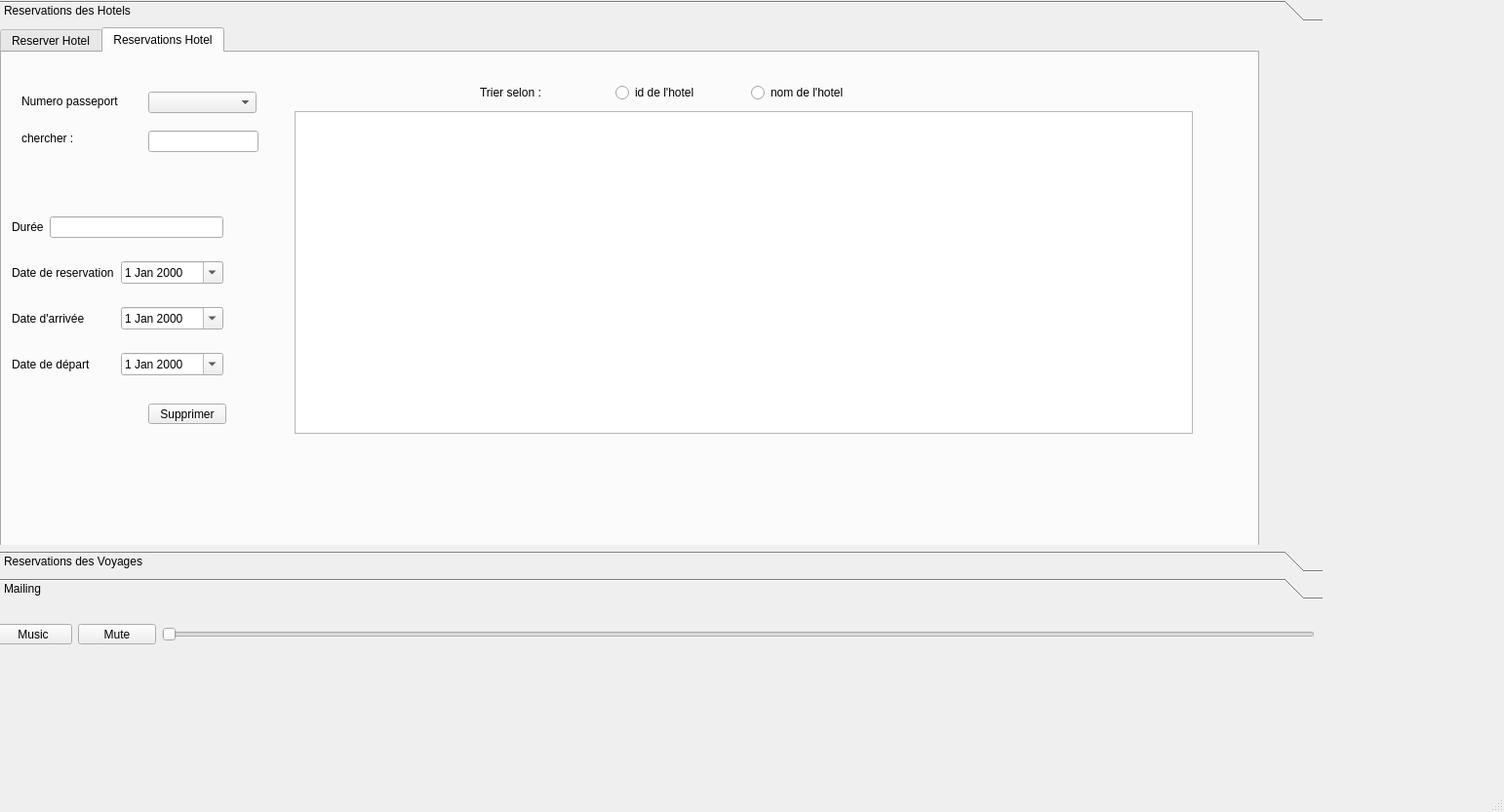
<?xml version="1.0" encoding="UTF-8"?>
<ui version="4.0">
 <class>voyageform</class>
 <widget class="QMainWindow" name="voyageform">
  <property name="geometry">
   <rect>
    <x>0</x>
    <y>0</y>
    <width>1542</width>
    <height>833</height>
   </rect>
  </property>
  <property name="windowTitle">
   <string>MainWindow</string>
  </property>
  <widget class="QWidget" name="centralwidget">
   <widget class="QToolBox" name="toolBox">
    <property name="geometry">
     <rect>
      <x>0</x>
      <y>0</y>
      <width>1356</width>
      <height>615</height>
     </rect>
    </property>
    <property name="styleSheet">
     <string notr="true"/>
    </property>
    <property name="currentIndex">
     <number>0</number>
    </property>
    <widget class="QWidget" name="page_reservationHotels">
     <property name="geometry">
      <rect>
       <x>0</x>
       <y>0</y>
       <width>1356</width>
       <height>534</height>
      </rect>
     </property>
     <attribute name="label">
      <string>Reservations des Hotels</string>
     </attribute>
     <widget class="QTabWidget" name="tabWidget_2">
      <property name="geometry">
       <rect>
        <x>0</x>
        <y>0</y>
        <width>1291</width>
        <height>551</height>
       </rect>
      </property>
      <property name="currentIndex">
       <number>1</number>
      </property>
      <widget class="QWidget" name="tab_5">
       <attribute name="title">
        <string>Reserver Hotel</string>
       </attribute>
       <widget class="QDateEdit" name="datearrivee_ajout">
        <property name="geometry">
         <rect>
          <x>200</x>
          <y>200</y>
          <width>110</width>
          <height>22</height>
         </rect>
        </property>
        <property name="calendarPopup">
         <bool>true</bool>
        </property>
       </widget>
       <widget class="QComboBox" name="idhotel_combobox">
        <property name="geometry">
         <rect>
          <x>200</x>
          <y>50</y>
          <width>111</width>
          <height>22</height>
         </rect>
        </property>
       </widget>
       <widget class="QDateEdit" name="datereservation_ajout">
        <property name="geometry">
         <rect>
          <x>200</x>
          <y>170</y>
          <width>110</width>
          <height>22</height>
         </rect>
        </property>
        <property name="calendarPopup">
         <bool>true</bool>
        </property>
       </widget>
       <widget class="QDateEdit" name="datedepart_ajout">
        <property name="geometry">
         <rect>
          <x>200</x>
          <y>230</y>
          <width>110</width>
          <height>22</height>
         </rect>
        </property>
        <property name="calendarPopup">
         <bool>true</bool>
        </property>
       </widget>
       <widget class="QLabel" name="label">
        <property name="geometry">
         <rect>
          <x>70</x>
          <y>50</y>
          <width>71</width>
          <height>16</height>
         </rect>
        </property>
        <property name="text">
         <string>ID de l'hotel</string>
        </property>
       </widget>
       <widget class="QLabel" name="label_3">
        <property name="geometry">
         <rect>
          <x>70</x>
          <y>170</y>
          <width>101</width>
          <height>16</height>
         </rect>
        </property>
        <property name="text">
         <string>Date de reservation</string>
        </property>
       </widget>
       <widget class="QLabel" name="label_5">
        <property name="geometry">
         <rect>
          <x>70</x>
          <y>230</y>
          <width>101</width>
          <height>16</height>
         </rect>
        </property>
        <property name="text">
         <string>Date de départ </string>
        </property>
       </widget>
       <widget class="QLabel" name="label_4">
        <property name="geometry">
         <rect>
          <x>70</x>
          <y>200</y>
          <width>101</width>
          <height>16</height>
         </rect>
        </property>
        <property name="text">
         <string>Date d'arrivée</string>
        </property>
       </widget>
       <widget class="QLineEdit" name="duree_ajout">
        <property name="geometry">
         <rect>
          <x>200</x>
          <y>120</y>
          <width>113</width>
          <height>21</height>
         </rect>
        </property>
       </widget>
       <widget class="QLabel" name="label_6">
        <property name="geometry">
         <rect>
          <x>80</x>
          <y>130</y>
          <width>71</width>
          <height>16</height>
         </rect>
        </property>
        <property name="text">
         <string>Durée</string>
        </property>
       </widget>
       <widget class="QPushButton" name="Ajout_rhotel">
        <property name="geometry">
         <rect>
          <x>420</x>
          <y>330</y>
          <width>80</width>
          <height>21</height>
         </rect>
        </property>
        <property name="text">
         <string>Ajouter</string>
        </property>
       </widget>
       <widget class="QLabel" name="label_7">
        <property name="geometry">
         <rect>
          <x>60</x>
          <y>270</y>
          <width>111</width>
          <height>20</height>
         </rect>
        </property>
        <property name="text">
         <string>Numero de passeport</string>
        </property>
       </widget>
       <widget class="QComboBox" name="numeropasseport_combobox">
        <property name="geometry">
         <rect>
          <x>200</x>
          <y>270</y>
          <width>111</width>
          <height>22</height>
         </rect>
        </property>
       </widget>
       <widget class="QLineEdit" name="nomhotel_rhotel">
        <property name="geometry">
         <rect>
          <x>200</x>
          <y>90</y>
          <width>113</width>
          <height>22</height>
         </rect>
        </property>
        <property name="readOnly">
         <bool>true</bool>
        </property>
       </widget>
       <widget class="QLabel" name="label_35">
        <property name="geometry">
         <rect>
          <x>60</x>
          <y>90</y>
          <width>91</width>
          <height>20</height>
         </rect>
        </property>
        <property name="text">
         <string>Nom de l'hotel</string>
        </property>
       </widget>
       <widget class="QLabel" name="label_36">
        <property name="geometry">
         <rect>
          <x>64</x>
          <y>310</y>
          <width>101</width>
          <height>20</height>
         </rect>
        </property>
        <property name="text">
         <string>Nom du client</string>
        </property>
       </widget>
       <widget class="QLineEdit" name="nomclient_rhotel">
        <property name="geometry">
         <rect>
          <x>200</x>
          <y>310</y>
          <width>113</width>
          <height>22</height>
         </rect>
        </property>
        <property name="readOnly">
         <bool>true</bool>
        </property>
       </widget>
      </widget>
      <widget class="QWidget" name="tab_6">
       <attribute name="title">
        <string>Reservations Hotel</string>
       </attribute>
       <widget class="QTableView" name="tabreshotel">
        <property name="geometry">
         <rect>
          <x>300</x>
          <y>60</y>
          <width>921</width>
          <height>331</height>
         </rect>
        </property>
       </widget>
       <widget class="QPushButton" name="supprimer_rhotel">
        <property name="geometry">
         <rect>
          <x>150</x>
          <y>360</y>
          <width>80</width>
          <height>21</height>
         </rect>
        </property>
        <property name="text">
         <string>Supprimer</string>
        </property>
       </widget>
       <widget class="QComboBox" name="idhotel_supprimer">
        <property name="geometry">
         <rect>
          <x>150</x>
          <y>40</y>
          <width>111</width>
          <height>22</height>
         </rect>
        </property>
       </widget>
       <widget class="QLabel" name="label_15">
        <property name="geometry">
         <rect>
          <x>20</x>
          <y>40</y>
          <width>121</width>
          <height>20</height>
         </rect>
        </property>
        <property name="text">
         <string>Numero passeport</string>
        </property>
       </widget>
       <widget class="QWidget" name="layoutWidget">
        <property name="geometry">
         <rect>
          <x>10</x>
          <y>150</y>
          <width>217</width>
          <height>201</height>
         </rect>
        </property>
        <layout class="QVBoxLayout" name="verticalLayout">
         <item>
          <layout class="QHBoxLayout" name="horizontalLayout_2">
           <item>
            <widget class="QLabel" name="label_9">
             <property name="text">
              <string>Durée</string>
             </property>
            </widget>
           </item>
           <item>
            <widget class="QLineEdit" name="rh_duree_modif"/>
           </item>
          </layout>
         </item>
         <item>
          <layout class="QHBoxLayout" name="horizontalLayout_3">
           <item>
            <widget class="QLabel" name="label_11">
             <property name="text">
              <string>Date de reservation</string>
             </property>
            </widget>
           </item>
           <item>
            <widget class="QDateEdit" name="rh_dater_modifier">
             <property name="calendarPopup">
              <bool>true</bool>
             </property>
            </widget>
           </item>
          </layout>
         </item>
         <item>
          <layout class="QHBoxLayout" name="horizontalLayout_4">
           <item>
            <widget class="QLabel" name="label_12">
             <property name="text">
              <string>Date d'arrivée</string>
             </property>
            </widget>
           </item>
           <item>
            <widget class="QDateEdit" name="rh_datea_modifier">
             <property name="calendarPopup">
              <bool>true</bool>
             </property>
            </widget>
           </item>
          </layout>
         </item>
         <item>
          <layout class="QHBoxLayout" name="horizontalLayout_5">
           <item>
            <widget class="QLabel" name="label_10">
             <property name="text">
              <string>Date de départ </string>
             </property>
            </widget>
           </item>
           <item>
            <widget class="QDateEdit" name="rh_dated_modifier">
             <property name="calendarPopup">
              <bool>true</bool>
             </property>
            </widget>
           </item>
          </layout>
         </item>
        </layout>
       </widget>
       <widget class="QLabel" name="label_38">
        <property name="geometry">
         <rect>
          <x>20</x>
          <y>80</y>
          <width>81</width>
          <height>16</height>
         </rect>
        </property>
        <property name="text">
         <string>chercher :</string>
        </property>
       </widget>
       <widget class="QLineEdit" name="lineEdit">
        <property name="geometry">
         <rect>
          <x>150</x>
          <y>80</y>
          <width>113</width>
          <height>22</height>
         </rect>
        </property>
       </widget>
       <widget class="QWidget" name="layoutWidget_2">
        <property name="geometry">
         <rect>
          <x>490</x>
          <y>30</y>
          <width>411</width>
          <height>22</height>
         </rect>
        </property>
        <layout class="QHBoxLayout" name="horizontalLayout_7">
         <item>
          <widget class="QLabel" name="label_13">
           <property name="text">
            <string>Trier selon :</string>
           </property>
          </widget>
         </item>
         <item>
          <widget class="QRadioButton" name="radioButton_3">
           <property name="text">
            <string>id de l'hotel</string>
           </property>
          </widget>
         </item>
         <item>
          <widget class="QRadioButton" name="radioButton_4">
           <property name="text">
            <string>nom de l'hotel</string>
           </property>
          </widget>
         </item>
        </layout>
       </widget>
      </widget>
     </widget>
    </widget>
    <widget class="QWidget" name="page_rvoyage">
     <property name="geometry">
      <rect>
       <x>0</x>
       <y>0</y>
       <width>1356</width>
       <height>534</height>
      </rect>
     </property>
     <attribute name="label">
      <string>Reservations des Voyages</string>
     </attribute>
     <widget class="QTabWidget" name="tabWidget">
      <property name="geometry">
       <rect>
        <x>10</x>
        <y>10</y>
        <width>1321</width>
        <height>491</height>
       </rect>
      </property>
      <property name="currentIndex">
       <number>0</number>
      </property>
      <widget class="QWidget" name="tab">
       <attribute name="title">
        <string>Reserver Voyage</string>
       </attribute>
       <widget class="QPushButton" name="reservervoyage_ajout">
        <property name="geometry">
         <rect>
          <x>780</x>
          <y>350</y>
          <width>80</width>
          <height>21</height>
         </rect>
        </property>
        <property name="text">
         <string>Ajouter</string>
        </property>
       </widget>
       <widget class="QComboBox" name="typebillet_rv_ajout">
        <property name="geometry">
         <rect>
          <x>160</x>
          <y>120</y>
          <width>111</width>
          <height>21</height>
         </rect>
        </property>
        <property name="currentText">
         <string>Aller-retour</string>
        </property>
        <property name="currentIndex">
         <number>0</number>
        </property>
        <property name="maxVisibleItems">
         <number>2</number>
        </property>
        <item>
         <property name="text">
          <string>Aller-retour</string>
         </property>
        </item>
        <item>
         <property name="text">
          <string>Aller simple</string>
         </property>
        </item>
       </widget>
       <widget class="QComboBox" name="codedestination_rv_ajout">
        <property name="geometry">
         <rect>
          <x>160</x>
          <y>30</y>
          <width>111</width>
          <height>22</height>
         </rect>
        </property>
       </widget>
       <widget class="QLabel" name="label_17">
        <property name="geometry">
         <rect>
          <x>26</x>
          <y>30</y>
          <width>111</width>
          <height>20</height>
         </rect>
        </property>
        <property name="text">
         <string>Code Destination :</string>
        </property>
       </widget>
       <widget class="QLabel" name="label_19">
        <property name="geometry">
         <rect>
          <x>26</x>
          <y>120</y>
          <width>111</width>
          <height>21</height>
         </rect>
        </property>
        <property name="text">
         <string>Type de billet :</string>
        </property>
       </widget>
       <widget class="QLabel" name="label_20">
        <property name="geometry">
         <rect>
          <x>20</x>
          <y>170</y>
          <width>121</width>
          <height>16</height>
         </rect>
        </property>
        <property name="text">
         <string>Classe de billet :</string>
        </property>
       </widget>
       <widget class="QLabel" name="label_21">
        <property name="geometry">
         <rect>
          <x>20</x>
          <y>230</y>
          <width>121</width>
          <height>21</height>
         </rect>
        </property>
        <property name="text">
         <string>Numero passeport :</string>
        </property>
       </widget>
       <widget class="QComboBox" name="numeropasseport_rv_ajout">
        <property name="geometry">
         <rect>
          <x>170</x>
          <y>230</y>
          <width>101</width>
          <height>21</height>
         </rect>
        </property>
       </widget>
       <widget class="QComboBox" name="classe_rv_ajout">
        <property name="geometry">
         <rect>
          <x>160</x>
          <y>170</y>
          <width>111</width>
          <height>21</height>
         </rect>
        </property>
        <item>
         <property name="text">
          <string>Business</string>
         </property>
        </item>
        <item>
         <property name="text">
          <string>Premiere classe</string>
         </property>
        </item>
       </widget>
       <widget class="QLabel" name="label_23">
        <property name="geometry">
         <rect>
          <x>350</x>
          <y>30</y>
          <width>121</width>
          <height>20</height>
         </rect>
        </property>
        <property name="text">
         <string>Date de réservation:</string>
        </property>
       </widget>
       <widget class="QLabel" name="label_24">
        <property name="geometry">
         <rect>
          <x>350</x>
          <y>70</y>
          <width>101</width>
          <height>16</height>
         </rect>
        </property>
        <property name="text">
         <string>Date de  depart :</string>
        </property>
       </widget>
       <widget class="QLabel" name="label_25">
        <property name="geometry">
         <rect>
          <x>350</x>
          <y>110</y>
          <width>101</width>
          <height>16</height>
         </rect>
        </property>
        <property name="text">
         <string>Date d'arrivée :</string>
        </property>
       </widget>
       <widget class="QDateEdit" name="datereservation_rv_ajout">
        <property name="geometry">
         <rect>
          <x>470</x>
          <y>30</y>
          <width>110</width>
          <height>22</height>
         </rect>
        </property>
        <property name="calendarPopup">
         <bool>true</bool>
        </property>
       </widget>
       <widget class="QDateEdit" name="datedepart_rv_ajout">
        <property name="geometry">
         <rect>
          <x>470</x>
          <y>70</y>
          <width>110</width>
          <height>22</height>
         </rect>
        </property>
        <property name="calendarPopup">
         <bool>true</bool>
        </property>
       </widget>
       <widget class="QDateEdit" name="datearrivee_rv_ajout">
        <property name="geometry">
         <rect>
          <x>470</x>
          <y>110</y>
          <width>110</width>
          <height>22</height>
         </rect>
        </property>
        <property name="calendarPopup">
         <bool>true</bool>
        </property>
       </widget>
       <widget class="QLineEdit" name="nomdestination_rv">
        <property name="geometry">
         <rect>
          <x>160</x>
          <y>70</y>
          <width>113</width>
          <height>22</height>
         </rect>
        </property>
       </widget>
       <widget class="QLabel" name="label_37">
        <property name="geometry">
         <rect>
          <x>20</x>
          <y>70</y>
          <width>111</width>
          <height>21</height>
         </rect>
        </property>
        <property name="text">
         <string>Nom Destination</string>
        </property>
       </widget>
      </widget>
      <widget class="QWidget" name="tab_3">
       <attribute name="title">
        <string>Reservations Voyage</string>
       </attribute>
       <widget class="QTableView" name="tabresvoyage">
        <property name="geometry">
         <rect>
          <x>280</x>
          <y>50</y>
          <width>931</width>
          <height>381</height>
         </rect>
        </property>
       </widget>
       <widget class="QLabel" name="label_14">
        <property name="geometry">
         <rect>
          <x>460</x>
          <y>20</y>
          <width>81</width>
          <height>16</height>
         </rect>
        </property>
        <property name="text">
         <string>Trier selon:</string>
        </property>
       </widget>
       <widget class="QComboBox" name="reference_voyage_combo">
        <property name="geometry">
         <rect>
          <x>150</x>
          <y>30</y>
          <width>91</width>
          <height>21</height>
         </rect>
        </property>
       </widget>
       <widget class="QLabel" name="label_22">
        <property name="geometry">
         <rect>
          <x>10</x>
          <y>30</y>
          <width>131</width>
          <height>20</height>
         </rect>
        </property>
        <property name="text">
         <string>Reference du voyage :</string>
        </property>
       </widget>
       <widget class="QLabel" name="label_27">
        <property name="geometry">
         <rect>
          <x>10</x>
          <y>100</y>
          <width>91</width>
          <height>21</height>
         </rect>
        </property>
        <property name="text">
         <string>Type de billet :</string>
        </property>
       </widget>
       <widget class="QLabel" name="label_28">
        <property name="geometry">
         <rect>
          <x>10</x>
          <y>130</y>
          <width>71</width>
          <height>16</height>
         </rect>
        </property>
        <property name="text">
         <string>Classe :</string>
        </property>
       </widget>
       <widget class="QComboBox" name="typebillet_rv_modif">
        <property name="geometry">
         <rect>
          <x>130</x>
          <y>100</y>
          <width>111</width>
          <height>21</height>
         </rect>
        </property>
        <property name="currentText">
         <string>Aller-retour</string>
        </property>
        <property name="currentIndex">
         <number>0</number>
        </property>
        <property name="maxVisibleItems">
         <number>2</number>
        </property>
        <item>
         <property name="text">
          <string>Aller-retour</string>
         </property>
        </item>
        <item>
         <property name="text">
          <string>Aller simple</string>
         </property>
        </item>
       </widget>
       <widget class="QComboBox" name="classe_rv_modif">
        <property name="geometry">
         <rect>
          <x>130</x>
          <y>130</y>
          <width>111</width>
          <height>21</height>
         </rect>
        </property>
        <item>
         <property name="text">
          <string>Business</string>
         </property>
        </item>
        <item>
         <property name="text">
          <string>Premiere classe</string>
         </property>
        </item>
       </widget>
       <widget class="QDateEdit" name="datereservation_rv_modif">
        <property name="geometry">
         <rect>
          <x>130</x>
          <y>160</y>
          <width>110</width>
          <height>22</height>
         </rect>
        </property>
        <property name="calendarPopup">
         <bool>true</bool>
        </property>
       </widget>
       <widget class="QDateEdit" name="datedepart_rv_modif">
        <property name="geometry">
         <rect>
          <x>130</x>
          <y>190</y>
          <width>110</width>
          <height>22</height>
         </rect>
        </property>
        <property name="calendarPopup">
         <bool>true</bool>
        </property>
       </widget>
       <widget class="QLabel" name="label_29">
        <property name="geometry">
         <rect>
          <x>10</x>
          <y>190</y>
          <width>101</width>
          <height>16</height>
         </rect>
        </property>
        <property name="text">
         <string>Date de  depart :</string>
        </property>
       </widget>
       <widget class="QLabel" name="label_30">
        <property name="geometry">
         <rect>
          <x>10</x>
          <y>160</y>
          <width>121</width>
          <height>20</height>
         </rect>
        </property>
        <property name="text">
         <string>Date de réservation :</string>
        </property>
       </widget>
       <widget class="QDateEdit" name="datearrivee_rv_modif">
        <property name="geometry">
         <rect>
          <x>130</x>
          <y>220</y>
          <width>110</width>
          <height>22</height>
         </rect>
        </property>
        <property name="calendarPopup">
         <bool>true</bool>
        </property>
       </widget>
       <widget class="QLabel" name="label_31">
        <property name="geometry">
         <rect>
          <x>10</x>
          <y>220</y>
          <width>101</width>
          <height>16</height>
         </rect>
        </property>
        <property name="text">
         <string>Date d'arrivée :</string>
        </property>
       </widget>
       <widget class="QPushButton" name="rv_modifier">
        <property name="geometry">
         <rect>
          <x>160</x>
          <y>250</y>
          <width>80</width>
          <height>21</height>
         </rect>
        </property>
        <property name="text">
         <string>Modifier</string>
        </property>
       </widget>
       <widget class="QPushButton" name="supprimer_rv">
        <property name="geometry">
         <rect>
          <x>160</x>
          <y>300</y>
          <width>80</width>
          <height>21</height>
         </rect>
        </property>
        <property name="text">
         <string>Supprimer</string>
        </property>
       </widget>
       <widget class="QRadioButton" name="radioButton">
        <property name="geometry">
         <rect>
          <x>570</x>
          <y>20</y>
          <width>95</width>
          <height>20</height>
         </rect>
        </property>
        <property name="text">
         <string>reference</string>
        </property>
       </widget>
       <widget class="QRadioButton" name="radioButton_2">
        <property name="geometry">
         <rect>
          <x>720</x>
          <y>20</y>
          <width>121</width>
          <height>20</height>
         </rect>
        </property>
        <property name="text">
         <string>code destination</string>
        </property>
       </widget>
       <widget class="QLabel" name="label_34">
        <property name="geometry">
         <rect>
          <x>260</x>
          <y>20</y>
          <width>55</width>
          <height>16</height>
         </rect>
        </property>
        <property name="text">
         <string>chercher </string>
        </property>
       </widget>
       <widget class="QLineEdit" name="chercher_trier_rv">
        <property name="geometry">
         <rect>
          <x>320</x>
          <y>20</y>
          <width>113</width>
          <height>22</height>
         </rect>
        </property>
       </widget>
      </widget>
      <widget class="QWidget" name="tab_2">
       <attribute name="title">
        <string>Statistiques</string>
       </attribute>
       <widget class="QPushButton" name="stat_bushonputt">
        <property name="geometry">
         <rect>
          <x>270</x>
          <y>110</y>
          <width>261</width>
          <height>141</height>
         </rect>
        </property>
        <property name="text">
         <string>Voir les Statistiques</string>
        </property>
       </widget>
      </widget>
     </widget>
    </widget>
    <widget class="QWidget" name="page">
     <property name="geometry">
      <rect>
       <x>0</x>
       <y>0</y>
       <width>1356</width>
       <height>534</height>
      </rect>
     </property>
     <attribute name="label">
      <string>Mailing</string>
     </attribute>
     <widget class="QWidget" name="layoutWidget_3">
      <property name="geometry">
       <rect>
        <x>663</x>
        <y>420</y>
        <width>242</width>
        <height>30</height>
       </rect>
      </property>
      <layout class="QHBoxLayout" name="horizontalLayout"/>
     </widget>
     <widget class="QWidget" name="layoutWidget_4">
      <property name="geometry">
       <rect>
        <x>120</x>
        <y>10</y>
        <width>631</width>
        <height>391</height>
       </rect>
      </property>
      <layout class="QFormLayout" name="formLayout">
       <property name="fieldGrowthPolicy">
        <enum>QFormLayout::ExpandingFieldsGrow</enum>
       </property>
       <property name="rowWrapPolicy">
        <enum>QFormLayout::WrapLongRows</enum>
       </property>
       <property name="verticalSpacing">
        <number>9</number>
       </property>
       <item row="2" column="0">
        <widget class="QLabel" name="label_8">
         <property name="text">
          <string>Server port:</string>
         </property>
        </widget>
       </item>
       <item row="3" column="0">
        <widget class="QLabel" name="label_16">
         <property name="text">
          <string>Username:</string>
         </property>
        </widget>
       </item>
       <item row="4" column="0">
        <widget class="QLabel" name="label_18">
         <property name="text">
          <string>Password:</string>
         </property>
        </widget>
       </item>
       <item row="5" column="0">
        <widget class="QLabel" name="label_26">
         <property name="text">
          <string>Recipant to:</string>
         </property>
        </widget>
       </item>
       <item row="6" column="0">
        <widget class="QLabel" name="label_32">
         <property name="text">
          <string>Subject:</string>
         </property>
        </widget>
       </item>
       <item row="7" column="0">
        <widget class="QLabel" name="label_33">
         <property name="text">
          <string>Message:</string>
         </property>
        </widget>
       </item>
       <item row="0" column="1">
        <widget class="QLineEdit" name="server">
         <property name="text">
          <string>smtp.gmail.com</string>
         </property>
        </widget>
       </item>
       <item row="2" column="1">
        <widget class="QLineEdit" name="port">
         <property name="text">
          <string>465</string>
         </property>
        </widget>
       </item>
       <item row="3" column="1">
        <widget class="QLineEdit" name="uname"/>
       </item>
       <item row="4" column="1">
        <widget class="QLineEdit" name="paswd">
         <property name="inputMask">
          <string/>
         </property>
         <property name="echoMode">
          <enum>QLineEdit::Password</enum>
         </property>
        </widget>
       </item>
       <item row="5" column="1">
        <widget class="QLineEdit" name="rcpt"/>
       </item>
       <item row="6" column="1">
        <widget class="QLineEdit" name="subject"/>
       </item>
       <item row="7" column="1">
        <widget class="QPlainTextEdit" name="msg"/>
       </item>
       <item row="1" column="0">
        <widget class="QLabel" name="label_2">
         <property name="text">
          <string>Smtp-server:</string>
         </property>
        </widget>
       </item>
      </layout>
     </widget>
     <widget class="QPushButton" name="exitBtn">
      <property name="geometry">
       <rect>
        <x>790</x>
        <y>420</y>
        <width>93</width>
        <height>28</height>
       </rect>
      </property>
      <property name="text">
       <string>Exit</string>
      </property>
     </widget>
     <widget class="QPushButton" name="sendBtn">
      <property name="geometry">
       <rect>
        <x>690</x>
        <y>420</y>
        <width>93</width>
        <height>28</height>
       </rect>
      </property>
      <property name="text">
       <string>Send</string>
      </property>
     </widget>
    </widget>
   </widget>
   <widget class="QPushButton" name="pushButton_2">
    <property name="geometry">
     <rect>
      <x>80</x>
      <y>640</y>
      <width>80</width>
      <height>21</height>
     </rect>
    </property>
    <property name="text">
     <string>Mute</string>
    </property>
   </widget>
   <widget class="QSlider" name="horizontalSlider_2">
    <property name="geometry">
     <rect>
      <x>166</x>
      <y>643</y>
      <width>1182</width>
      <height>15</height>
     </rect>
    </property>
    <property name="orientation">
     <enum>Qt::Horizontal</enum>
    </property>
   </widget>
   <widget class="QPushButton" name="pushButton">
    <property name="geometry">
     <rect>
      <x>-6</x>
      <y>640</y>
      <width>80</width>
      <height>21</height>
     </rect>
    </property>
    <property name="text">
     <string>Music</string>
    </property>
   </widget>
  </widget>
  <widget class="QMenuBar" name="menubar">
   <property name="geometry">
    <rect>
     <x>0</x>
     <y>0</y>
     <width>1542</width>
     <height>20</height>
    </rect>
   </property>
  </widget>
  <widget class="QStatusBar" name="statusbar"/>
 </widget>
 <resources/>
 <connections/>
</ui>
